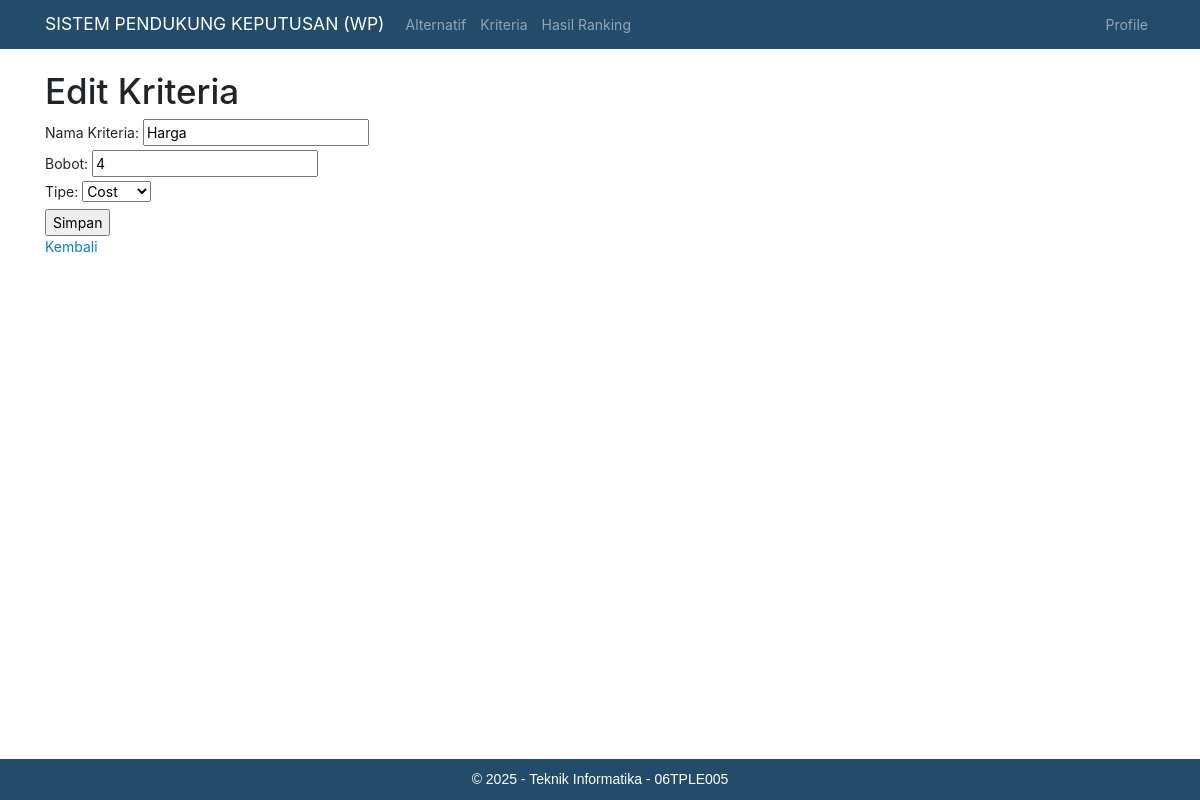
Page /edit_criteria.php?id=1 on the committed database.
### tables this page shows
CREATE TABLE `criteria` (
  `id` int(11) NOT NULL,
  `name` varchar(255) NOT NULL,
  `weight` float NOT NULL,
  `type` enum('benefit','cost') NOT NULL
);

### criteria.php (called while the page is built, shortened)
<?php
$connection = new mysqli("localhost", "root", "", "spk_kemal");
function getCriteria($id)
{
    global $connection;
    $query = "SELECT * FROM criteria WHERE id = $id";
    $result = $connection->query($query);
    if ($result && $result->num_rows > 0) {
        return $result->fetch_assoc();
    }
    return null;
}

### edit_criteria.php (the view, shortened to what this page needs)
<?php
include 'header.php';
?>
<head>
</head>
<body>
    <h1>Edit Kriteria</h1>
    <?php
    require_once 'criteria.php';
    $id = $_GET['id'];
    $criteria = getCriteria($id);
    if ($criteria) {
    ?>
        <form method="post" action="process_criteria.php?id=<?php echo $id; ?>">
            <label for="name">Nama Kriteria:</label>
            <input type="text" name="name" id="name" value="<?php echo $criteria['name']; ?>" required>
            <br>
            <label for="weight">Bobot:</label>
            <input type="text" name="weight" id="weight" value="<?php echo $criteria['weight']; ?>" required>
            <br>
            <label for="type">Tipe:</label>
            <select name="type" id="type" required>
                <option value="cost" <?php if ($criteria['type'] === 'cost') echo 'selected'; ?>>Cost</option>
            </select>
            <br>
            <input type="submit" value="Simpan">
        </form>
    <?php
    } else {
        echo "Kriteria tidak ditemukan.";
    }
    ?>
    <a href="kriteria.php">Kembali</a>
</body>
<?php
include 'footer.php';
?>

### header.php (style rules this page uses)
* { font-size: 14px; }
html { position: relative; min-height: 100%; }
body { margin-bottom: 60px; }

### rows in the picture
criteria: name "Harga", weight "4", type "Cost"
